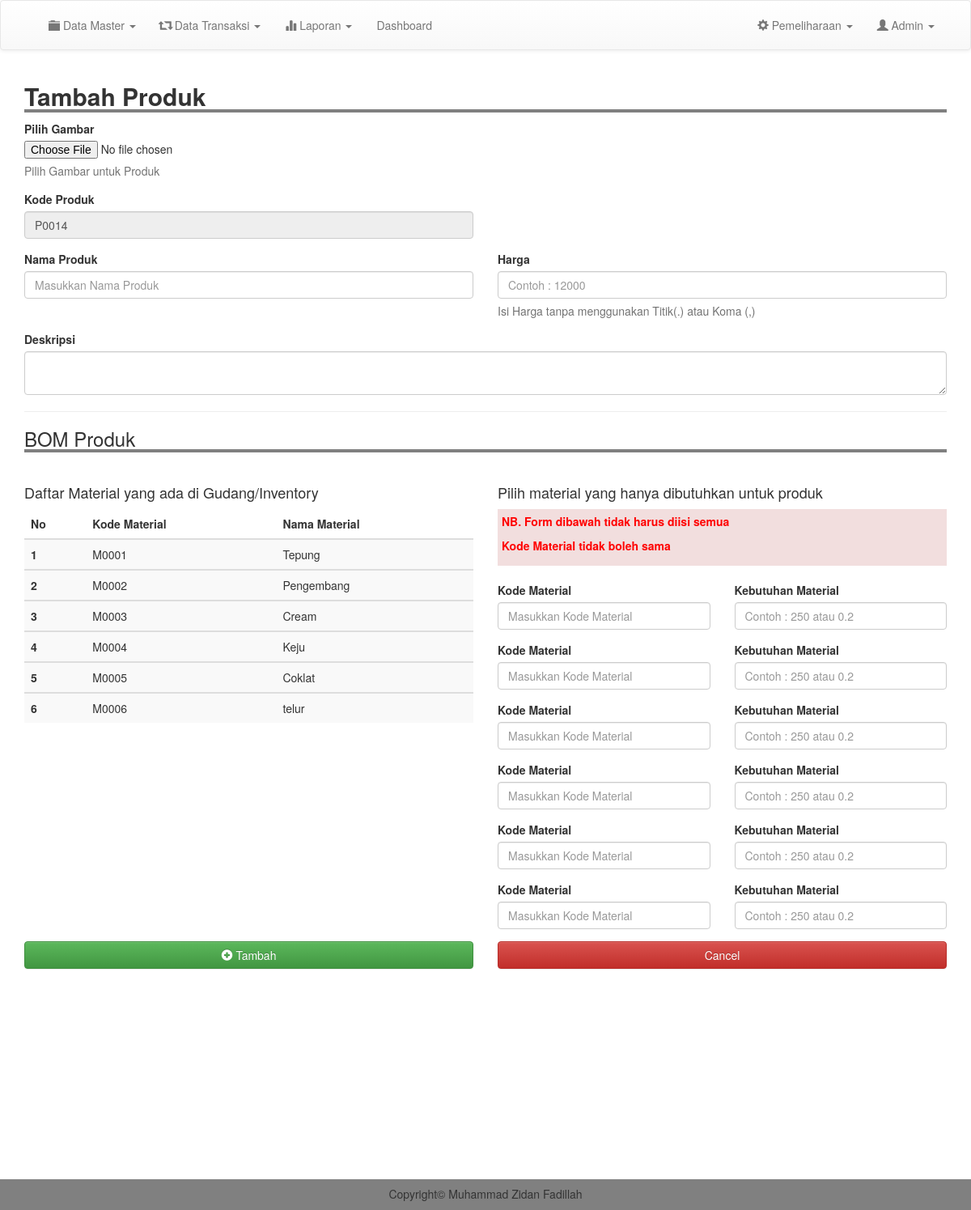
Screenshot of /admin/tm_produk.php (signed in) with the database file from the repository.
### tables this page shows
CREATE TABLE `produk` (
  `kode_produk` varchar(100) NOT NULL,
  `nama` varchar(100) NOT NULL,
  `image` text NOT NULL,
  `deskripsi` text NOT NULL,
  `harga` int(11) NOT NULL
);

CREATE TABLE `inventory` (
  `kode_bk` varchar(100) NOT NULL,
  `nama` varchar(200) NOT NULL,
  `qty` varchar(200) NOT NULL,
  `satuan` varchar(200) NOT NULL,
  `harga` int(11) NOT NULL,
  `tanggal` date NOT NULL
);

### admin/tm_produk.php (the view, shortened to what this page needs)
<?php
include 'header.php';
$kode = mysqli_query($conn, "SELECT kode_produk from produk order by kode_produk desc");
$data = mysqli_fetch_assoc($kode);
$num = substr($data['kode_produk'], 1, 4);
$add = (int) $num + 1;
if(strlen($add) == 1){
	$format = "P000".$add;
}else if(strlen($add) == 2){
	$format = "P00".$add;
}
else if(strlen($add) == 3){
	$format = "P0".$add;
}else{
	$format = "P".$add;
}
?>
<div class="container">
	<h2 style=" width: 100%; border-bottom: 4px solid gray"><b>Tambah Produk</b></h2>
	<form action="proses/tm_produk.php" method="POST" enctype="multipart/form-data">
		<div class="form-group">
			<label for="exampleInputFile">Pilih Gambar </label>
			<input type="file" id="exampleInputFile" name="files">
			<p class="help-block">Pilih Gambar untuk Produk</p>
		</div>
		<div class="row">
			<div class="col-md-6">
				<div class="form-group">
					<label for="exampleInputEmail1">Kode Produk</label>
					<input type="text" class="form-control" id="exampleInputEmail1" placeholder="Masukkan Nama Produk" disabled value="<?= $format; ?>">
				</div>
			</div>
		</div>
		<div class="row">
			<div class="col-md-6">
				<div class="form-group">
					<label for="exampleInputEmail1">Nama Produk</label>
					<input type="text" class="form-control" id="exampleInputEmail1" placeholder="Masukkan Nama Produk" name="nama">
				</div>
			</div>
			<div class="col-md-6">
				<div class="form-group">
					<label for="exampleInputEmail1">Harga</label>
					<input type="number" class="form-control" id="exampleInputEmail1" placeholder="Contoh : 12000" name="harga">
					<p class="help-block">Isi Harga tanpa menggunakan Titik(.) atau Koma (,)</p>
				</div>
			</div>
		</div>
		<div class="form-group">
			<label for="exampleInputPassword1">Deskripsi</label>
			<textarea name="desk" class="form-control" va>
			</textarea>
		</div>
		<hr>
		<h3 style=" width: 100%; border-bottom: 4px solid gray">BOM Produk</h3>
		<br>
		<div class="row">
			<div class="col-md-6">
				<h4>Daftar Material yang ada di Gudang/Inventory</h4>
				<table class="table table-striped ">
					<thead>
						<tr>
							<th scope="col">No</th>
							<th scope="col">Kode Material</th>
							<th scope="col">Nama Material</th>
						</tr>
					</thead>
					<?php
					$result2 = mysqli_query($conn, "SELECT * FROM inventory order by kode_bk asc");
					$no2 =1;
					while ($row2 = mysqli_fetch_assoc($result2)) {
						?>
						<tbody>
							<tr>
								<th scope="row"><?= $no2;  ?></th>
								<td><?= $row2['kode_bk']; ?></td>
								<td><?= $row2['nama']; ?></td>
							</tr>
						</tbody>
						<?php
						$no2++;
					}
					?>
				</table>
			</div>
			<div class="col-md-6">
				<h4>Pilih material yang hanya dibutuhkan untuk produk</h4>
				<div class="bg-danger" style="padding: 5px;">
				<p style="color: red; font-weight: bold;">NB. Form dibawah tidak harus diisi semua</p>
				<p style="color: red; font-weight: bold;">Kode Material tidak boleh sama</p>
				</div>
				<br>
				<?php
				$result3 = mysqli_query($conn, "SELECT * FROM inventory");
				$jml = mysqli_num_rows($result3);
				$no3 = 1	;
				while ($no3 <= $jml) {
					?>
					<div class="row">
						<div class="col-md-6">
							<div class="form-group">
								<label for="exampleInputPassword1">Kode Material</label>
								<input type="text" name="material[]" class="form-control" placeholder="Masukkan Kode Material">
							</div>
						</div>
						<div class="col-md-6">
							<div class="form-group">
								<label >Kebutuhan Material</label>
								<input type="text" class="form-control"placeholder="Contoh : 250 atau 0.2" name="keb[]">
							</div>
						</div>
					</div>
					<?php
					$no3++;
				}
				?>
			</div>
		</div>
				<div class="row">
			<div class="col-md-6">
				<button type="submit"  class="btn btn-success btn-block" ><i class="glyphicon glyphicon-plus-sign"></i> Tambah</button>
			</div>
			<div class="col-md-6">
				<a href="m_produk.php" class="btn btn-danger btn-block">Cancel</a>
			</div>
		</div>
		<br>
	</div>
<br>
<br>
<br>
<br>
<br>
<br>
<br>
<br>
<br>
<br>
<br>
<br>
<?php
include 'footer.php';
?>

### css/style.css (style rules this page uses)
body { margin:0; padding: 0; }

### rows the page displays
produk: kode_produk "P0014"
inventory: kode_bk "M0001", nama "Tepung"
inventory: kode_bk "M0002", nama "Pengembang"
inventory: kode_bk "M0003", nama "Cream"
inventory: kode_bk "M0004", nama "Keju"
inventory: kode_bk "M0005", nama "Coklat"
inventory: kode_bk "M0006", nama "telur"
